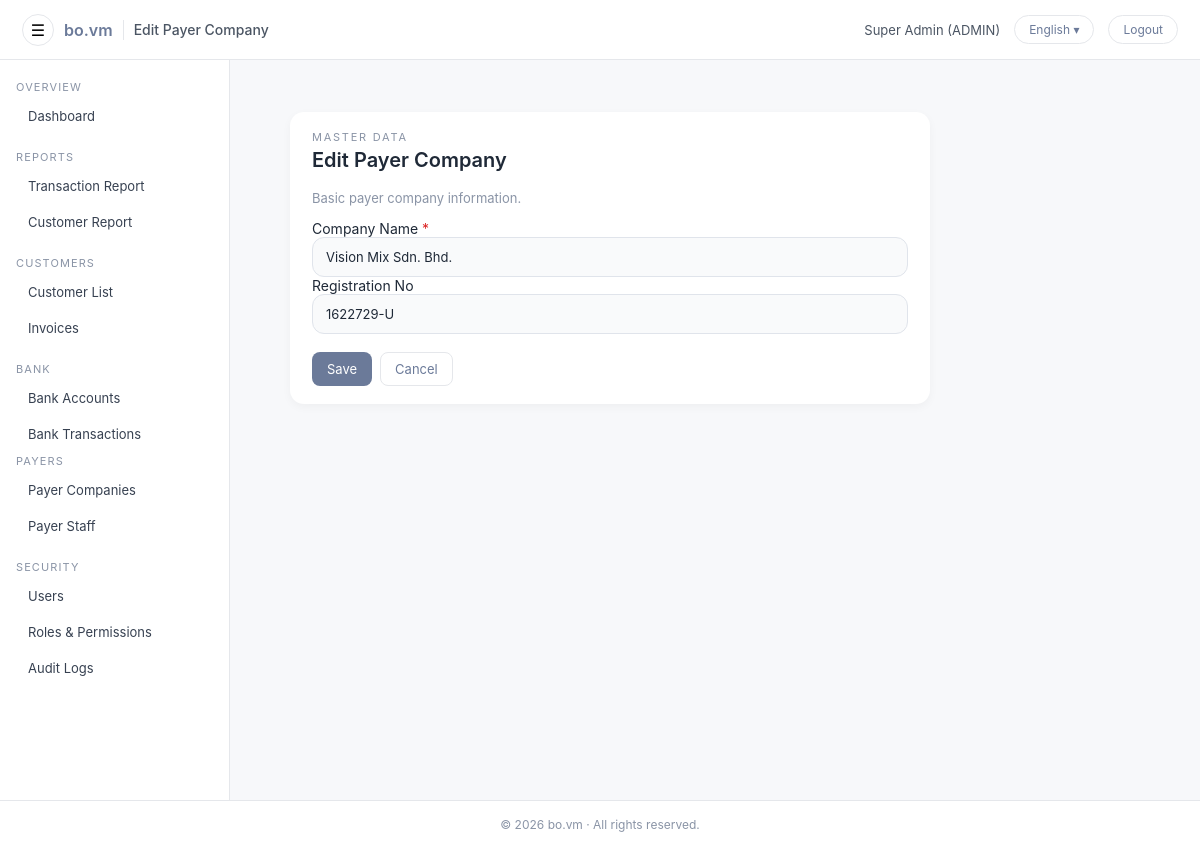
The app's page /admin/payers/payer_company_edit.php?id=1 (signed in) with its own data.
### tables this page shows
CREATE TABLE `users` (
  `id` int(11) NOT NULL AUTO_INCREMENT,
  `username` varchar(100) NOT NULL,
  `password_hash` varchar(255) NOT NULL,
  `full_name` varchar(255) NOT NULL,
  `email` varchar(255) DEFAULT NULL,
  `phone` varchar(50) DEFAULT NULL,
  `nric` varchar(50) DEFAULT NULL,
  `role` enum('ADMIN','CUSTOMER') NOT NULL DEFAULT 'CUSTOMER',
  `customer_id` int(11) DEFAULT NULL,
  `must_change_password` tinyint(1) NOT NULL DEFAULT 1,
  `is_active` tinyint(1) NOT NULL DEFAULT 1,
  `last_login_at` datetime DEFAULT NULL,
  `created_at` datetime NOT NULL DEFAULT current_timestamp(),
  `updated_at` datetime DEFAULT NULL ON UPDATE current_timestamp(),
  PRIMARY KEY (`id`),
  UNIQUE KEY `uq_users_username` (`username`),
  KEY `fk_users_customer` (`customer_id`),
  CONSTRAINT `fk_users_customer` FOREIGN KEY (`customer_id`) REFERENCES `customers` (`id`) ON DELETE SET NULL ON UPDATE CASCADE
);

CREATE TABLE `payer_companies` (
  `id` int(10) unsigned NOT NULL AUTO_INCREMENT,
  `name` varchar(255) NOT NULL,
  `reg_no` varchar(100) DEFAULT NULL,
  `is_active` tinyint(1) NOT NULL DEFAULT 1,
  `is_default` tinyint(1) NOT NULL DEFAULT 0,
  `created_at` datetime NOT NULL DEFAULT current_timestamp(),
  PRIMARY KEY (`id`)
);

### app/helpers.php (called while the page is built, shortened)
<?php
if (!function_exists('h')) {
    function h($v): string {
        return htmlspecialchars((string)$v, ENT_QUOTES, 'UTF-8');
    }
}
if (!function_exists('url')) {
    function url(string $path = ''): string {
        $base = defined('BASE_URL') ? rtrim(BASE_URL, '/') : '';
        $path = ltrim($path, '/');
        return ($base ?: '') . '/' . $path;
    }
}

### config/i18n.php (called while the page is built, shortened)
<?php
$lang = $_SESSION['lang'] ?? 'en';
$__translations = [];
$path = __DIR__ . '/../lang/' . $lang . '.php';
if (file_exists($path)) {
    $__translations = require $path;
}
function __tr_find(array $arr, string $key): mixed
{
    if (strpos($key, '.') !== false) {
        $parts = explode('.', $key);
        $cur   = $arr;
        foreach ($parts as $p) {
            if (!is_array($cur) || !array_key_exists($p, $cur)) {
                return null;
            }
            $cur = $cur[$p];
        }
        return $cur;
    }
    return null;
}
function t(string $key, array|string $vars = [], string $fallback = ''): string
{
    global $__translations;
    $text = $fallback;
    $found = __tr_find($__translations, $key);
    if (is_string($found)) {
        $text = $found;
    }
    return $text;
}

### app/auth.php (called while the page is built, shortened)
<?php
require_once __DIR__ . '/../app/helpers.php';
function current_user(): ?array
{
    static $cached = null;
    if ($cached !== null) {
        return $cached;
    }
    $uid = (int)($_SESSION['user_id'] ?? 0);
    $pdo = get_pdo();
    $st  = $pdo->prepare("SELECT * FROM users WHERE id = :id AND is_active = 1");
    $st->execute([':id' => $uid]);
    $row = $st->fetch();
    return $cached = ($row ?: null);
}
function require_admin(): void
{
    $u = current_user();
}

### public/admin/payers/payer_company_edit.php (the view, shortened to what this page needs)
<?php
require_admin();
$pdo = get_pdo();
$pdo->setAttribute(PDO::ATTR_DEFAULT_FETCH_MODE, PDO::FETCH_ASSOC);
$hasT = function_exists('t');
$id    = isset($_GET['id']) ? (int)$_GET['id'] : 0;
$company = [
    'id'     => $id,
    'name'   => '',
    'reg_no' => '',
];
if ($id > 0 && $_SERVER['REQUEST_METHOD'] !== 'POST') {
    $st = $pdo->prepare("SELECT * FROM payer_companies WHERE id = ?");
    $st->execute([$id]);
    $row = $st->fetch();
    if ($row) {
        $company['name']   = $row['name']   ?? ($row['company_name'] ?? '');
        $company['reg_no'] = $row['reg_no'] ?? ($row['company_reg_no'] ?? '');
    } else {
        http_response_code(404);
        exit('Payer company not found.');
    }
}
$page_title = $id > 0
    ? ($hasT ? t('admin.payer_company.edit_title', [], 'Edit Payer Company') : 'Edit Payer Company')
    : ($hasT ? t('admin.payer_company.new_title', [], 'New Payer Company')  : 'New Payer Company');
include __DIR__ . '/../include/header.php';
?>
<div class="admin-main">
  <div class="admin-main-inner">
    <div class="admin-card" style="max-width:640px;">
      <div class="admin-card-header">
        <div>
          <div class="form-page-eyebrow">
            <?= h($hasT ? t('admin.payer_company.eyebrow', [], 'Master data') : 'Master data') ?>
          </div>
          <h1 class="page-title"><?= h($page_title) ?></h1>
          <div class="form-page-subtitle">
            <?= h($hasT ? t('admin.payer_company.subtitle', [], 'Basic payer company information.') : 'Basic payer company information.') ?>
          </div>
        </div>
      </div>
      <div class="admin-card-body">
        <form method="post">
          <div class="form-group">
            <label>
              <?= h($hasT ? t('admin.payer_company.field.name', [], 'Company Name') : 'Company Name') ?>
              <span style="color:#dc2626">*</span>
            </label>
            <input
              type="text"
              name="name"
              class="form-control"
              value="<?= h($company['name']) ?>"
              required
            >
          </div>
          <div class="form-group">
            <label>
              <?= h($hasT ? t('admin.payer_company.field.reg_no', [], 'Registration No') : 'Registration No') ?>
            </label>
            <input
              type="text"
              name="reg_no"
              class="form-control"
              value="<?= h($company['reg_no']) ?>"
            >
          </div>
          <div style="margin-top:18px; display:flex; gap:8px;">
            <button type="submit" class="btn btn-primary">
              <?= h($hasT ? t('admin.common.save', [], 'Save') : 'Save') ?>
            </button>
            <a href="<?= h(url('admin/payers/payer_company_list.php')) ?>" class="btn btn-light">
              <?= h($hasT ? t('admin.common.cancel', [], 'Cancel') : 'Cancel') ?>
            </a>
          </div>
        </form>
      </div>
    </div>
  </div>
</div>
<?php include __DIR__ . '/../include/footer.php'; ?>

### public/admin/include/header.php (shortened to what this page needs)
<?php
$u = current_user();
$page_title = $page_title ?? 'Admin';
$currentLang = $_SESSION['lang'] ?? 'en';
$langLabelMap = [
  'en' => 'English',
  'ms' => 'Malay',
  'zh' => '中文',
];
$displayLang = $langLabelMap[$currentLang] ?? 'English';
?>
<!DOCTYPE html>
<html lang="<?= h($currentLang) ?>">
<head>
  <link rel="stylesheet" href="<?= h(url('admin/assets/style.css')) ?>">
  <link rel="stylesheet" href="<?= h(url('admin/assets/css/admin-actions-menu.css')) ?>">
  <link rel="stylesheet" href="<?= h(url('public/assets/css/date_range.css')) ?>">
</head>
<body class="admin-body">
  <header class="admin-topbar">
    <div class="topbar-left">
      <button id="sidebarToggle"
        class="topbar-toggle"
        type="button"
        aria-label="<?= h(function_exists('t') ? t('admin.header.toggle_sidebar', [], 'Toggle sidebar') : 'Toggle sidebar') ?>">☰</button>
      <span class="topbar-logo">bo.vm</span>
      <span class="topbar-app-title"><?= h($page_title) ?></span>
    </div>
    <div class="topbar-right">
      <span class="topbar-user">
        <?= h($u['full_name'] ?? $u['username']) ?> (<?= h($u['role']) ?>)
      </span>
      <div class="lang-wrap">
        <button id="adminLangToggle" class="btn-topbar">
          <?= h($displayLang) ?> ▾
        </button>
      </div>
      <a class="btn-topbar" href="<?= h(url('logout.php')) ?>">
        <?= h(function_exists('t') ? t('admin.header.logout', [], 'Logout') : 'Logout') ?>
      </a>
    </div>
  </header>
  <div class="admin-shell">
    <?php include __DIR__ . '/sidebar.php'; ?>
    <main class="admin-main">
      <div class="admin-main-inner">

### public/admin/assets/style.css (style rules this page uses)
:root { --bg: #f7f8fa; --panel: #ffffff; --primary: #6b7a99; --primary-hover: #56627d; --primary-soft: #eef1f6; --text: #1f2937; --muted: #8a94a6; --border: #e5e7eb; --sidebar-bg-top: #ffffff; --sidebar-bg-bottom: #ffffff; }
* { margin: 0; padding: 0; box-sizing: border-box; font-family: "Inter", system-ui, -apple-system, BlinkMacSystemFont, "Segoe UI", sans-serif; }
body { background: var(--bg); color: var(--text); font-size: 14px; }
.admin-topbar { height: 60px; background: #ffffff; border-bottom: 1px solid var(--border); padding: 0 22px; display: flex; align-items: center; justify-content: space-between; }
.topbar-left { display: flex; align-items: center; gap: 10px; }
.topbar-logo { font-size: 16px; font-weight: 600; color: var(--primary); }
.topbar-app-title { font-size: 14px; font-weight: 500; color: #4b5563; }
.topbar-right { display: flex; align-items: center; gap: 14px; }
.topbar-user { font-size: 13px; color: #4b5563; }
.btn-topbar { padding: 6px 14px; border-radius: 20px; border: 1px solid var(--border); background: #ffffff; color: var(--primary); text-decoration: none; font-size: 12px; }
.topbar-toggle { border: 1px solid var(--border); background: #ffffff; border-radius: 999px; width: 32px; height: 32px; font-size: 16px; cursor: pointer; display: flex; align-items: center; justify-content: center; }
.admin-shell { display: flex; min-height: calc(100vh - 60px); }
.admin-main { flex: 1; padding: 26px 30px; display: flex; flex-direction: column; }
.admin-main-inner { width: 100%; }
.page-title { font-size: 20px; font-weight: 600; margin-bottom: 18px; }
.admin-card { background: var(--panel); padding: 18px 22px; border-radius: 14px; box-shadow: 0 3px 10px rgba(0,0,0,0.04); margin-bottom: 20px; }
.admin-card-header { display: flex; justify-content: space-between; align-items: center; margin-bottom: 14px; }
.btn { display: inline-block; padding: 8px 14px; border-radius: 8px; text-decoration: none; font-size: 13px; cursor: pointer; border: 1px solid transparent; }
.btn-primary { background: var(--primary); color: #ffffff; }
.btn-light { background: #ffffff; color: var(--primary); border: 1px solid var(--border); }
.form-page-eyebrow { font-size: 11px; letter-spacing: .16em; text-transform: uppercase; color: var(--muted); margin-bottom: 4px; }
.form-page-subtitle { font-size: 13px; color: var(--muted); }
.form-control { width: 100%; height: 40px; padding: 9px 13px; background: #f9fafb; border: 1px solid #e0e4eb; border-radius: 12px; font-size: 13px; color: #1f2937; transition: all 0.18s ease; outline: none; }
.admin-body { padding-top: 0 !important; }
.admin-shell { margin-top: 0 !important; padding-top: 0 !important; }

### public/admin/include/header.php (style rules this page uses)
.lang-wrap { position: relative; }

### records on screen
users: full_name "Super Admin", role "ADMIN"
payer_companies: name "Vision Mix Sdn. Bhd.", reg_no "1622729-U"

### other values on screen
$page_title "Edit Payer Company"
$displayLang "English"
$hasT ? t('admin.nav.section.overview', [], 'OVERVIEW') : 'OVERVIEW' "OVERVIEW"
$hasT ? t('admin.nav.dashboard', [], 'Dashboard') : 'Dashboard' "Dashboard"
$hasT ? t('admin.nav.section.reports', [], 'REPORTS') : 'REPORTS' "REPORTS"
$hasT ? t('admin.nav.customer_invoices', [], 'Invoices') : 'Invoices' "Invoices"
$hasT ? t('admin.nav.section.bank', [], 'BANK') : 'BANK' "BANK"
$hasT ? t('admin.nav.section.payers', [], 'PAYERS') : 'PAYERS' "PAYERS"
$hasT ? t('admin.nav.payer_staff', [], 'Payer Staff') : 'Payer Staff' "Payer Staff"
$hasT ? t('admin.nav.section.security', [], 'SECURITY') : 'SECURITY' "SECURITY"
$hasT ? t('admin.nav.users', [], 'Users') : 'Users' "Users"
$hasT ? t('admin.nav.audit_logs', [], 'Audit Logs') : 'Audit Logs' "Audit Logs"
$hasT ? t('admin.common.save', [], 'Save') : 'Save' "Save"
$hasT ? t('admin.common.cancel', [], 'Cancel') : 'Cancel' "Cancel"
$rights "All rights reserved."
